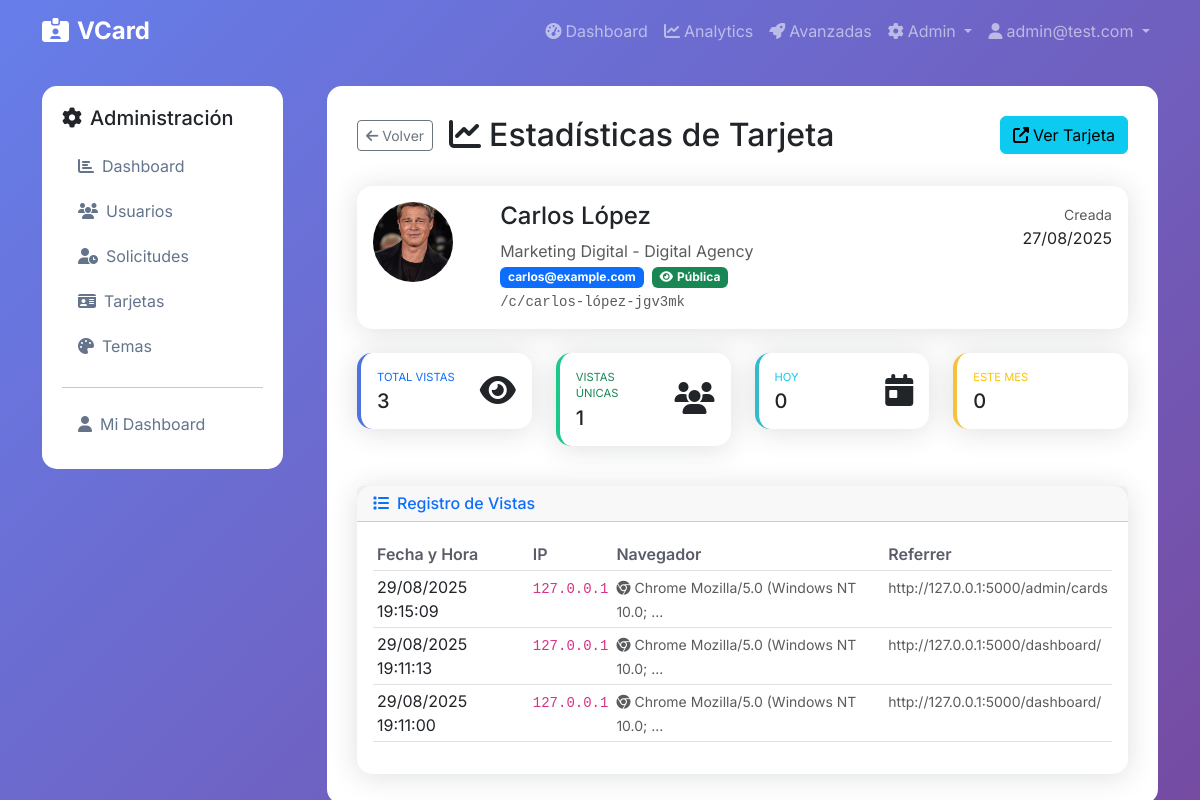
Before: /admin/cards/3/views (signed in) with the older database file.
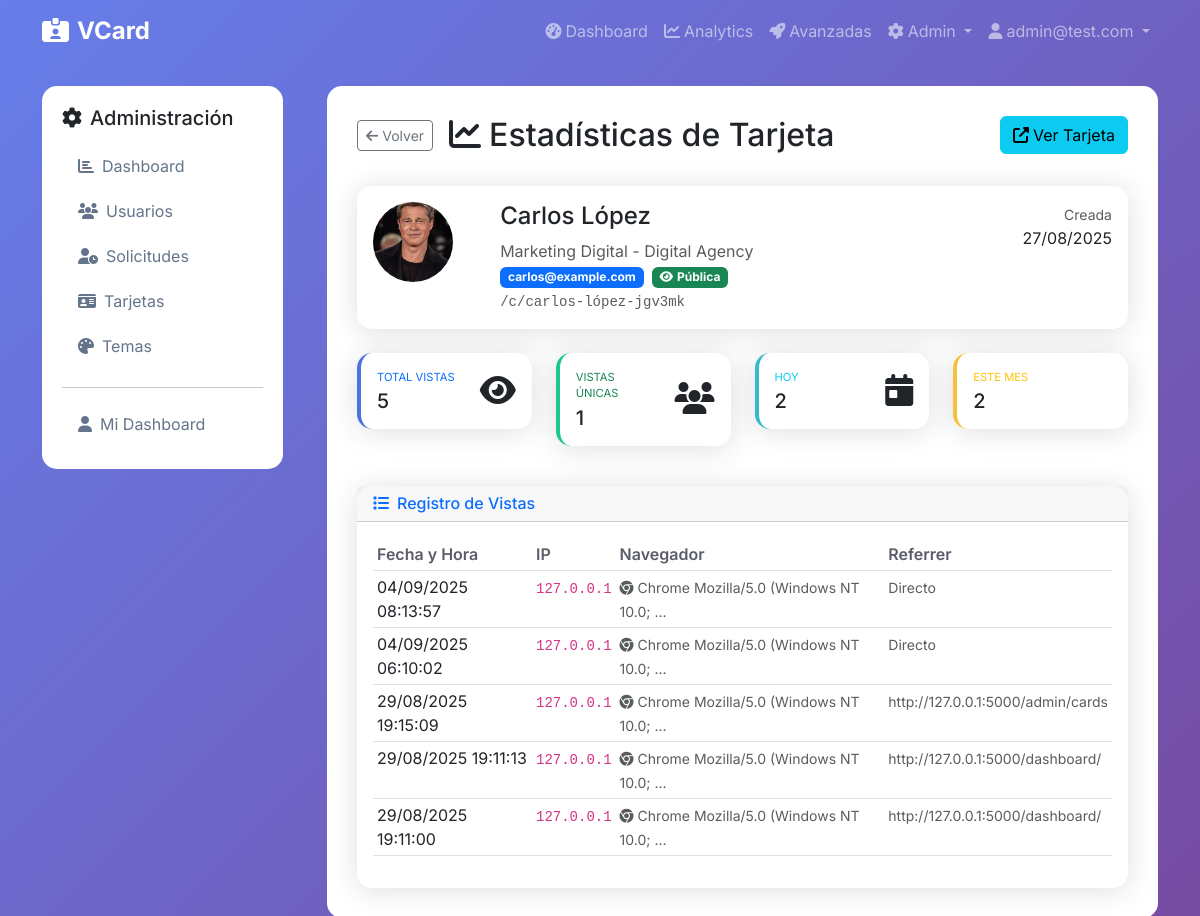
After: the same page with the newer database file.
### app/models.py (models this page shows, shortened)
class CardView(db.Model):
    id = db.Column(db.Integer, primary_key=True)
    card_id = db.Column(db.Integer, db.ForeignKey('card.id'), nullable=False)
    ip_address = db.Column(db.String(45))  # IPv4 or IPv6
    user_agent = db.Column(db.String(500))
    referrer = db.Column(db.String(500))
    device_type = db.Column(db.String(20))  # mobile, tablet, desktop
    browser = db.Column(db.String(50))  # Chrome, Firefox, Safari, etc.
    platform = db.Column(db.String(50))  # windows, macos, linux, android, ios
    country = db.Column(db.String(100))  # User's country
    city = db.Column(db.String(100))  # User's city
    session_id = db.Column(db.String(100))  # Session tracking
    viewed_at = db.Column(db.DateTime, default=datetime.utcnow, index=True)
    card = db.relationship('Card', backref=db.backref('views', lazy='dynamic', cascade='all, delete-orphan'))

### app/admin/routes.py (the view)
@bp.route('/cards/<int:id>/views')
@login_required
@admin_required
def card_views(id):
    card = Card.query.get_or_404(id)
    page = request.args.get('page', 1, type=int)
    views = card.views.order_by(CardView.viewed_at.desc()).paginate(
        page=page, per_page=50, error_out=False
    )
    stats = {
        'total_views': card.get_total_views(),
        'unique_views': card.get_unique_views(),
        'views_today': card.get_views_today(),
        'views_this_month': card.get_views_this_month()
    }
    return render_template('admin/card_views.html', card=card, views=views, stats=stats)

### app/models.py (called while the page is built)
    def is_admin(self):
        return self.role == 'admin'

    def get_public_url(self):
        return f"/c/{self.slug}"

    def get_total_views(self):
        return self.views.count()

    def get_unique_views(self):
        from sqlalchemy import func
        return db.session.query(func.count(func.distinct(CardView.ip_address))).filter_by(card_id=self.id).scalar() or 0

    def get_views_today(self):
        from datetime import date
        today = date.today()
        return self.views.filter(
            db.func.date(CardView.viewed_at) == today
        ).count()

    def get_views_this_month(self):
        from datetime import date
        today = date.today()
        return self.views.filter(
            db.func.extract('month', CardView.viewed_at) == today.month,
            db.func.extract('year', CardView.viewed_at) == today.year
        ).count()

    def has_avatar(self):
        return bool(self.avatar_square_path or self.avatar_rect_path or self.avatar_path)

### app/templates/admin/card_views.html (shortened to what the changed rows need)
{% extends "base.html" %}
{% block content %}
<div class="row">
    <div class="col-md-9">
        <div class="main-content">
            <div class="d-flex justify-content-between align-items-start mb-4">
                <div>
                    <div class="d-flex align-items-center mb-2">
                        <h2 class="mb-0">
                            <i class="fas fa-chart-line me-2"></i>Estadísticas de Tarjeta
                        </h2>
                    </div>
                </div>
            </div>
            <div class="row mb-4">
                <div class="col-lg-3 col-md-6 mb-3">
                    <div class="card border-left-primary">
                        <div class="card-body">
                            <div class="row no-gutters align-items-center">
                                <div class="col mr-2">
                                    <div class="text-xs font-weight-bold text-primary text-uppercase mb-1">
                                        Total Vistas
                                    </div>
                                    <div class="h5 mb-0 font-weight-bold text-gray-800">
                                        {{ stats.total_views }}
                                    </div>
                                </div>
                            </div>
                        </div>
                    </div>
                </div>
                <div class="col-lg-3 col-md-6 mb-3">
                    <div class="card border-left-info">
                        <div class="card-body">
                            <div class="row no-gutters align-items-center">
                                <div class="col mr-2">
                                    <div class="text-xs font-weight-bold text-info text-uppercase mb-1">
                                        Hoy
                                    </div>
                                    <div class="h5 mb-0 font-weight-bold text-gray-800">
                                        {{ stats.views_today }}
                                    </div>
                                </div>
                            </div>
                        </div>
                    </div>
                </div>
                <div class="col-lg-3 col-md-6 mb-3">
                    <div class="card border-left-warning">
                        <div class="card-body">
                            <div class="row no-gutters align-items-center">
                                <div class="col mr-2">
                                    <div class="text-xs font-weight-bold text-warning text-uppercase mb-1">
                                        Este Mes
                                    </div>
                                    <div class="h5 mb-0 font-weight-bold text-gray-800">
                                        {{ stats.views_this_month }}
                                    </div>
                                </div>
                            </div>
                        </div>
                    </div>
                </div>
            </div>
            <div class="card">
                <div class="card-body">
                    {% if views.items %}
                        <div class="table-responsive">
                            <table class="table table-sm">
                                <thead>
                                    <tr>
                                        <th>Fecha y Hora</th>
                                        <th>IP</th>
                                        <th>Navegador</th>
                                        <th>Referrer</th>
                                    </tr>
                                </thead>
                                <tbody>
                                    {% for view in views.items %}
                                    <tr>
                                        <td>
                                            {{ view.viewed_at.strftime('%d/%m/%Y %H:%M:%S') }}
                                        </td>
                                        <td>
                                            <code>{{ view.ip_address or 'N/A' }}</code>
                                        </td>
                                        <td>
                                            <small class="text-muted" title="{{ view.user_agent }}">
                                                {% if view.user_agent %}
                                                    {% if 'Mobile' in view.user_agent %}
                                                        <i class="fas fa-mobile-alt me-1"></i>Móvil
                                                    {% elif 'Chrome' in view.user_agent %}
                                                        <i class="fab fa-chrome me-1"></i>Chrome
                                                    {% elif 'Firefox' in view.user_agent %}
                                                        <i class="fab fa-firefox me-1"></i>Firefox
                                                    {% elif 'Safari' in view.user_agent %}
                                                        <i class="fab fa-safari me-1"></i>Safari
                                                    {% elif 'Edge' in view.user_agent %}
                                                        <i class="fab fa-edge me-1"></i>Edge
                                                    {% else %}
                                                        <i class="fas fa-globe me-1"></i>Otro
                                                    {% endif %}
                                                    {{ view.user_agent[:30] }}{% if view.user_agent|length > 30 %}...{% endif %}
                                                {% else %}
                                                    N/A
                                                {% endif %}
                                            </small>
                                        </td>
                                        <td>
                                            <small class="text-muted">
                                                {% if view.referrer %}
                                                    {{ view.referrer[:50] }}{% if view.referrer|length > 50 %}...{% endif %}
                                                {% else %}
                                                    Directo
                                                {% endif %}
                                            </small>
                                        </td>
                                    </tr>
                                    {% endfor %}
                                </tbody>
                            </table>
                        </div>
                    {% else %}
                        <div class="text-center py-4">
                            <i class="fas fa-chart-line fa-3x text-muted mb-3"></i>
                            <h6>Sin vistas registradas</h6>
                            <p class="text-muted mb-0">Esta tarjeta aún no ha sido vista por nadie.</p>
                        </div>
                    {% endif %}
                </div>
            </div>
        </div>
    </div>
</div>
{% endblock %}

Changed rows visible on the page:
added CardView: viewed_at "04/09/2025 08:13:57", ip_address "127.0.0.1", shows "Chrome", user_agent "Mozilla/5.0 (Windows NT 10.0;", shows "Directo"
added CardView: viewed_at "04/09/2025 06:10:02", ip_address "127.0.0.1", shows "Chrome", user_agent "Mozilla/5.0 (Windows NT 10.0;", shows "Directo"
Other visible differences:
{{ stats.total_views }}: "3" → "5"
{{ stats.views_today }}: "0" → "2"
{{ stats.views_this_month }}: "0" → "2"
